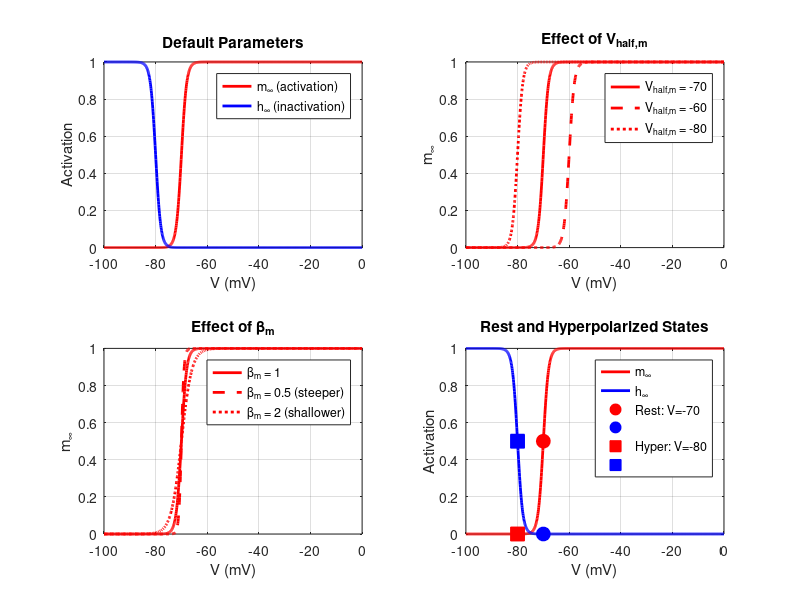

Reproduce this figure in MATLAB.
% Problem 3a: Plot activation and inactivation curves

% Voltage range
V = -100:0.1:0;

% Default parameters
V_half_m = -70;
beta_m = 1;
V_half_h = -80;
beta_h = 1;

% Compute m_inf and h_inf
m_inf = 1 ./ (1 + exp((V_half_m - V) / beta_m));
h_inf = 1 ./ (1 + exp(-(V_half_h - V) / beta_h));

% Plot default curves
figure;
subplot(2,2,1);
plot(V, m_inf, 'r-', 'LineWidth', 2); hold on;
plot(V, h_inf, 'b-', 'LineWidth', 2);
xlabel('V (mV)');
ylabel('Activation');
title('Default Parameters');
legend('m_{\infty} (activation)', 'h_{\infty} (inactivation)');
grid on;

% Vary V_half_m
subplot(2,2,2);
plot(V, m_inf, 'r-', 'LineWidth', 2); hold on;
m_inf_shifted = 1 ./ (1 + exp((-60 - V) / beta_m));
plot(V, m_inf_shifted, 'r--', 'LineWidth', 2);
m_inf_shifted2 = 1 ./ (1 + exp((-80 - V) / beta_m));
plot(V, m_inf_shifted2, 'r:', 'LineWidth', 2);
xlabel('V (mV)');
ylabel('m_{\infty}');
title('Effect of V_{half,m}');
legend('V_{half,m} = -70', 'V_{half,m} = -60', 'V_{half,m} = -80');
grid on;

% Vary beta_m
subplot(2,2,3);
plot(V, m_inf, 'r-', 'LineWidth', 2); hold on;
m_inf_steep = 1 ./ (1 + exp((V_half_m - V) / 0.5));
plot(V, m_inf_steep, 'r--', 'LineWidth', 2);
m_inf_shallow = 1 ./ (1 + exp((V_half_m - V) / 2));
plot(V, m_inf_shallow, 'r:', 'LineWidth', 2);
xlabel('V (mV)');
ylabel('m_{\infty}');
title('Effect of \beta_m');
legend('\beta_m = 1', '\beta_m = 0.5 (steeper)', '\beta_m = 2 (shallower)');
grid on;

% Plot both together with resting values marked
subplot(2,2,4);
plot(V, m_inf, 'r-', 'LineWidth', 2); hold on;
plot(V, h_inf, 'b-', 'LineWidth', 2);
plot(-70, 0.5, 'ro', 'MarkerSize', 10, 'MarkerFaceColor', 'r');
plot(-70, 0, 'bo', 'MarkerSize', 10, 'MarkerFaceColor', 'b');
plot(-80, 0, 'rs', 'MarkerSize', 10, 'MarkerFaceColor', 'r');
plot(-80, 0.5, 'bs', 'MarkerSize', 10, 'MarkerFaceColor', 'b');
xlabel('V (mV)');
ylabel('Activation');
title('Rest and Hyperpolarized States');
legend('m_{\infty}', 'h_{\infty}', 'Rest: V=-70', '', 'Hyper: V=-80', '');
grid on;